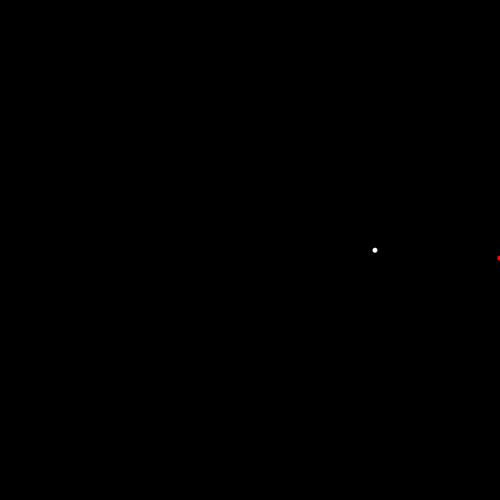
Frame 1 (no input)
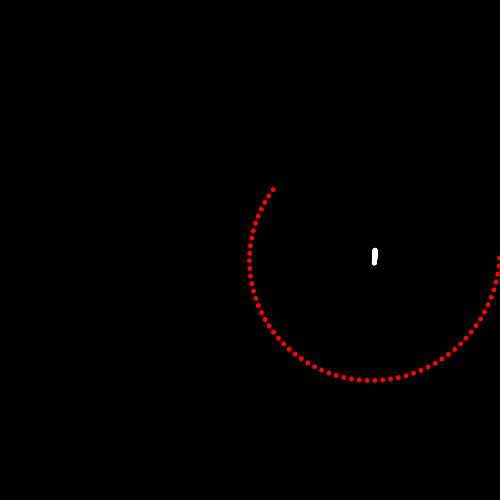
Frame 60 (the mouse pressed at the canvas centre just before this capture)
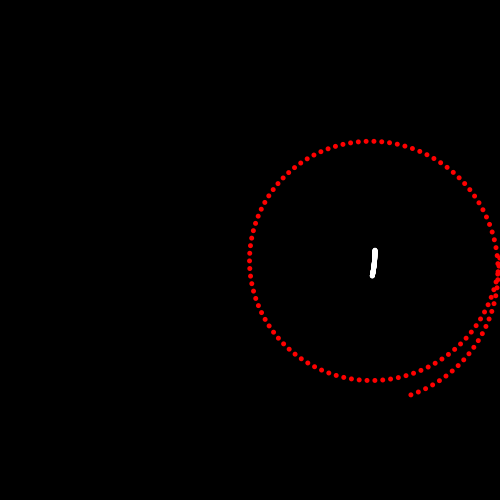
Frame 120 (the mouse held since frame 60 and released just before this capture)

The Processing sketch that drew these frames (run headless with seeded random() and noise(); from frame 60 on, the mouse is pressed at the canvas centre):

// Processing sketch: geometric
// ── geometric.pde
float radius = 0;
float angle = 0;
void setup() {
  size(500,500);
  background(0);
  noStroke();
  radius = width/4;
}

void draw() {
  angle += 0.1;
  float x = width/2 + radius * cos(radians(angle));
  float y = height/2 + radius * sin(radians(angle));
  fill(255);
  ellipse(x,y,5,5);
  float ex = x + radius * cos(radians(angle)*36);
  float ey = y + radius * sin(radians(angle)*36);
  fill(255,0,0);
  ellipse(ex,ey,5,5);
}
